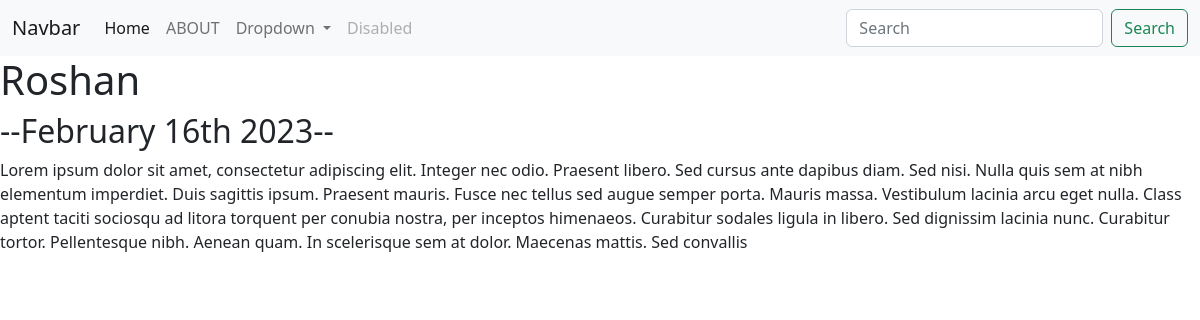
Page /blog/3/ on the committed database.
### blog/models.py (models this page shows, shortened)
class Blog(models.Model):
    title = models.CharField(max_length=280, blank=True, null=True)
    description = models.TextField(max_length=580, blank=True, null=True)
    date = models.DateField()

### blog/views.py (the view)
# urls.py: path('<int:blog_id>/', views.details, name='details'),
def details(request, blog_id):
    blog = get_object_or_404(Blog, pk=blog_id)
    return render(request, 'blog/details.html', {'blog':blog})

### blog/templates/blog/details.html
{% extends 'portfolio/base.html' %}
{% block content %}
<h1>{{ blog.title }}</h1>
<h2>--{{ blog.date|date:'F jS Y' }}--</h2>
{{ blog.description|safe }}
{% endblock %}

### rows in the picture
Blog: title "Roshan", date "February 16th 2023", description "Lorem ipsum dolor sit amet, consectetur adipiscing elit. Integer nec odio. Praesent libero. Sed cursus ante dapibus diam. Sed nisi. Nulla quis sem at nibh elementum imperdiet. Duis sagittis ipsum. Praesent mauris. Fusce nec tellus sed augue semper porta. Mauris massa. Vestibulum lacinia arcu eget nulla. Class aptent taciti sociosqu ad litora torquent per conubia nostra, per inceptos himenaeos. Curabitur sodales ligula in libero. Sed dignissim lacinia nunc. Curabitur tortor. Pellentesque nibh. Aenean quam. In scelerisque sem at dolor. Maecenas mattis. Sed convallis"
